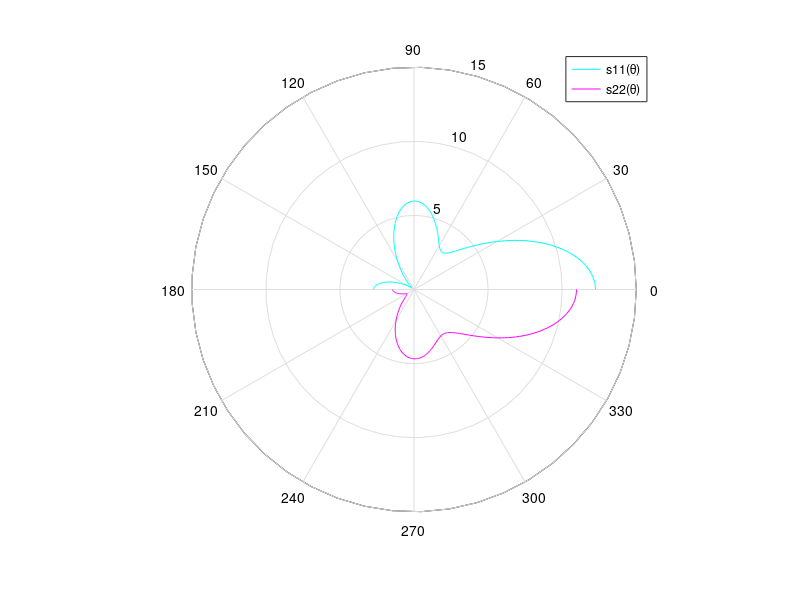

MATLAB code for this plot:
% Mie scattering
%% ------------------------------------
% Angle dependent Mie scattering polar plot
%  Last update: 10/14/2018
%  Author:Hosna Sultana

%% ------------------------------------

theta = 0:1:360; 
%   theta = 40;

m_p = (1.3660 + 0.005i);
% m_p = (0.135 + 3.99i);
lambda = 0.550;
k = (2* pi /lambda);
% r_p = 50; %in nm
% rho = k * r_p;
a = 0.272584671033489;   % nm
x = k * a;
z = m_p * x;
n_max = round(x + 4.05 *(x) .^(1/3) + 2);
m_m = 1;
n = (1:n_max);
%spherical bessel (n,z) = besselj(n+1/2,z)*sqrt(pi/(2*z))
%shi_n(x) = rho * j_n(x)

prefacx = x .*(pi./ (2*x)).^(1/2);
prefacz = z .*(pi./ (2*z)).^(1/2);
shi_x = prefacx .* besselj(n+0.5,x);
kai_x = prefacx .* (besselj(n+0.5,x)+1i*bessely(n+ 0.5,x));
shi_z = prefacz .* besselj(n+0.5,z);
y0 = prefacx .* bessely (n + 0.5, x);
y1 = [-cos(x), y0(1 : n_max-1)];
% d(shi_x) = shi_x(n-1,x)- n*shi_x(n,x)/x
% let,   shi_x(n-1,x) = shi_xn
% let,   shi_z(n-1,z) = shi_zn

shi_xn = [sin(x), shi_x(1 : n_max-1)];
shi_zn = [sin(z), shi_z(1 : n_max-1)];
dshi_x = [(shi_xn - n/x.*shi_x)] ;
%  d(kai) =  kai(n-1,x)- n*kai(n,x)/x. ;
dkai_x =  (shi_xn + 1i * y1)- n/x.*(shi_x + 1i*y0);
dshi_z =  (shi_zn - n/z.*shi_z);

a_n = (m_p * shi_z .* dshi_x - shi_x .* dshi_z)./(m_p * shi_z .* dkai_x - kai_x .* dshi_z);
b_n = (shi_z .* dshi_x - m_p * shi_x .* dshi_z)./(shi_z .* dkai_x - m_p * kai_x .* dshi_z);

sigma_sca = 2*pi./ k .^2 .* sum ((2*n+1) .* (abs(a_n) .* abs(a_n)  +  abs(b_n) .* abs(b_n)));
 sigma_ext = 2*pi./ k .^2 .* sum ((2*n+1) .* real(a_n + b_n));
 sigma_abso = (sigma_ext - sigma_sca);
Q_sca = sigma_sca/(pi * a^2);
Q_ext = sigma_ext/(pi * a^2);
Q_abso = sigma_abso/(pi * a^2);

 for KK = 1 : length(theta)
    
   this_theta = theta(KK);
 p=0; p(1)=1; p(2) = cosd(this_theta);
 t=0; t(1)= cosd(this_theta); t(2)= 3*cosd(2*this_theta);

for i=3:11
    
 pi1 = ((2*i-1)/(i-1))*cosd(this_theta).*p(i-1)-(i/(i-1)).* p(i-2);
% p(i+1) = pi1;
p(i) = pi1;
tau1 = i* cosd(this_theta).*p(i)- (i+1).*p(i-1);
% t(i+1) = tau1;
t(i) = tau1;
end

s11(KK)= sum ((2.* n+1).*(abs(a_n .* p + b_n .* t) .* abs(a_n .* p + b_n .* t))./(n .*(n+1)));
s22(KK)= sum ((2.* n+1).*(abs(a_n .* t + b_n .* p) .* abs(a_n .* t + b_n .* p))./(n .*(n+1)));
 
KK = KK+1;
 end
surS11 = (abs(s11)).* (abs(s11)) ;
surS22 = (abs(s22)).* (abs(s22)) ;
s11_up = (s11(:,(1:181))); theta_up = (theta(:,(1:181)));
s22_down = (s22(:,(181:361))); theta_down = (theta(:,(181:361)));

Sigma_sca_theta= (s11+s22).*(lambda^2/ 8* pi^2);


 ang_up = 0:pi/180:pi ;   ang_down = pi:pi/180:2*pi;  
    
polar(ang_up,s11_up,'c-'); 
 hold on
 polar(ang_down,s22_down,'m-');
 hold off
legend('s11(\theta)', 's22(\theta)','All');
grid on
% xlabel('\theta in degree'); ylabel('s_{11}(\theta) and s_{22}(\theta)')
    
   
% plot( ang,Sigma_sca_theta)
% ZP  = [shi_z length(n_max)./shi_z length(n_max -1)];
% ZA = dshi_z ./shi_z ; 